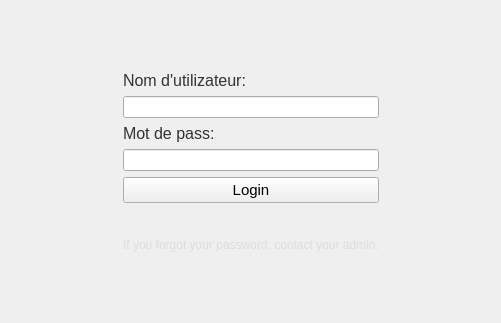
<?xml version="1.0" encoding="UTF-8"?>
<ui version="4.0">
 <class>Form</class>
 <widget class="QWidget" name="Form">
  <property name="geometry">
   <rect>
    <x>0</x>
    <y>0</y>
    <width>501</width>
    <height>323</height>
   </rect>
  </property>
  <property name="windowTitle">
   <string>Form</string>
  </property>
  <property name="styleSheet">
   <string notr="true"/>
  </property>
  <layout class="QHBoxLayout" name="horizontalLayout">
   <item>
    <spacer name="horizontalSpacer_2">
     <property name="orientation">
      <enum>Qt::Horizontal</enum>
     </property>
     <property name="sizeHint" stdset="0">
      <size>
       <width>101</width>
       <height>20</height>
      </size>
     </property>
    </spacer>
   </item>
   <item>
    <layout class="QVBoxLayout" name="verticalLayout_3">
     <item>
      <spacer name="verticalSpacer_2">
       <property name="orientation">
        <enum>Qt::Vertical</enum>
       </property>
       <property name="sizeHint" stdset="0">
        <size>
         <width>20</width>
         <height>38</height>
        </size>
       </property>
      </spacer>
     </item>
     <item>
      <layout class="QVBoxLayout" name="verticalLayout_2">
       <item>
        <widget class="QLabel" name="label_9">
         <property name="font">
          <font>
           <family>Segoe UI</family>
           <pointsize>12</pointsize>
           <bold>false</bold>
          </font>
         </property>
         <property name="styleSheet">
          <string notr="true">color:rgb(50, 50, 50);font-size:12pt</string>
         </property>
         <property name="text">
          <string>Nom d'utilizateur:</string>
         </property>
         <property name="textFormat">
          <enum>Qt::PlainText</enum>
         </property>
        </widget>
       </item>
       <item>
        <widget class="QLineEdit" name="user_field">
         <property name="styleSheet">
          <string notr="true"/>
         </property>
        </widget>
       </item>
       <item>
        <widget class="QLabel" name="label_10">
         <property name="font">
          <font>
           <family>Segoe UI</family>
           <pointsize>12</pointsize>
           <bold>false</bold>
          </font>
         </property>
         <property name="styleSheet">
          <string notr="true">color:rgb(50, 50, 50);font-size:12pt</string>
         </property>
         <property name="text">
          <string>Mot de pass:</string>
         </property>
         <property name="textFormat">
          <enum>Qt::PlainText</enum>
         </property>
        </widget>
       </item>
       <item>
        <widget class="QLineEdit" name="password_field">
         <property name="styleSheet">
          <string notr="true"/>
         </property>
        </widget>
       </item>
       <item>
        <widget class="QPushButton" name="login_button">
         <property name="font">
          <font>
           <family>Segoe UI</family>
           <pointsize>11</pointsize>
           <bold>false</bold>
          </font>
         </property>
         <property name="styleSheet">
          <string notr="true"/>
         </property>
         <property name="text">
          <string>Login</string>
         </property>
        </widget>
       </item>
       <item>
        <widget class="QLabel" name="error_label">
         <property name="styleSheet">
          <string notr="true">color:rgb(255, 0, 0); font-size:15pt;</string>
         </property>
         <property name="text">
          <string/>
         </property>
        </widget>
       </item>
       <item>
        <widget class="QLabel" name="label_11">
         <property name="styleSheet">
          <string notr="true">color:rgb(220, 220, 220);</string>
         </property>
         <property name="text">
          <string>If you forgot your password, contact your admin.</string>
         </property>
         <property name="textFormat">
          <enum>Qt::PlainText</enum>
         </property>
         <property name="alignment">
          <set>Qt::AlignCenter</set>
         </property>
        </widget>
       </item>
      </layout>
     </item>
     <item>
      <spacer name="verticalSpacer">
       <property name="orientation">
        <enum>Qt::Vertical</enum>
       </property>
       <property name="sizeHint" stdset="0">
        <size>
         <width>20</width>
         <height>40</height>
        </size>
       </property>
      </spacer>
     </item>
    </layout>
   </item>
   <item>
    <spacer name="horizontalSpacer">
     <property name="orientation">
      <enum>Qt::Horizontal</enum>
     </property>
     <property name="sizeHint" stdset="0">
      <size>
       <width>101</width>
       <height>20</height>
      </size>
     </property>
    </spacer>
   </item>
  </layout>
 </widget>
 <resources/>
 <connections/>
</ui>
